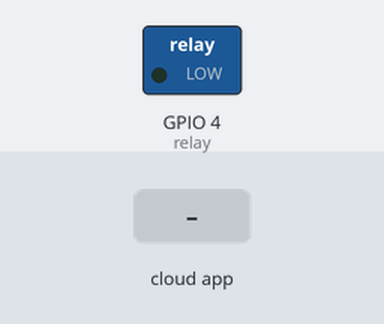
Simulated run of this sketch. Board: ESP8266 (NodeMCU). Shown: switched loads named in the sketch (green lamp = pin HIGH). Inputs (shaded band) come from the test bench.

Above: at 2.7 s.
2.8 s: the phone or cloud app sets 7 to 1
At 4.2 s:
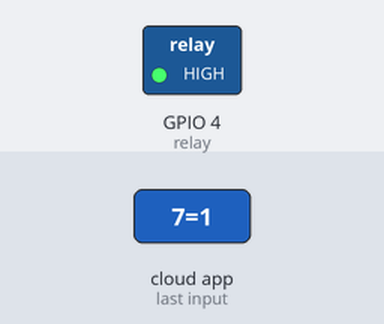
5.0 s: the phone or cloud app sets 7 to 0
At 6.7 s:
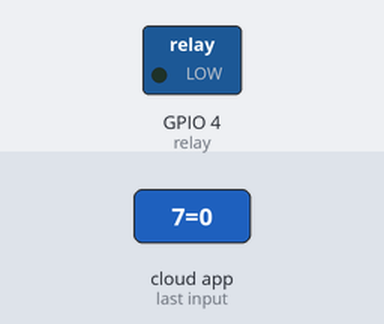
7.0 s: the phone or cloud app sets 8 to 1
At 8.5 s:
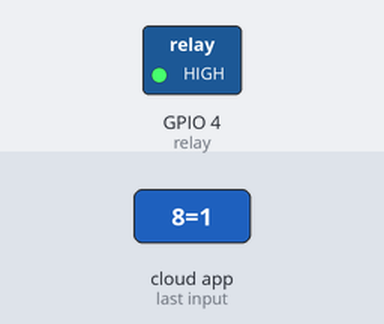
Timing chart, 0 to 10.0 s (numbered marks = the images above; inputs shaded):
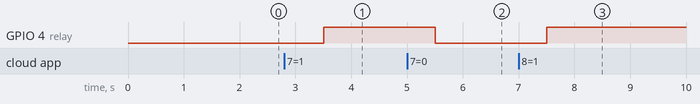

The sketch:

esp8266-12E_relay2+dht22.ino
```cpp
// Normand Labossiere VE2VAX / VA2NQ OCT-2018
#include <CayenneMQTTESP8266.h>
#define CAYENNE_DEBUG
#define CAYENNE_PRINT serial


#include <DHT.h>          // Librairie des capteurs DHT

#define input 5       //gpio5= INPUT SWITCH opto-coupleur
#define relay 4      // gpio4 = relay

char ssid[] = "ve2vax";
char wifiPassword[] = "12345678";

char username[] = "xxxxxx-xxxxxx-xxxxxx";
char password[] = "xxxxxx-xxxxxxx-xxxxx";
char clientID[] = "xxxxxx-xxxx-xxxxxxxx";


#define DHTPIN 2    // Pin gpio2 le led sur lequel est branché le DHT
// Dé-commentez la ligne qui correspond à votre capteur
//#define DHTTYPE DHT11       // DHT 11
#define DHTTYPE DHT22         // DHT 22  (AM2302)   Besoin d`installer  pour la sonde  DHT22 , librairie  adafruite_sensor

//Création des objets
DHT dht(DHTPIN, DHTTYPE);
unsigned long h = 0;
float t = 0;
void setup()
{
  // put your setup code here, to run once:
  Cayenne.begin(username, password, clientID, ssid, wifiPassword);
  pinMode(2, OUTPUT);
  digitalWrite(2, LOW);
  pinMode(4, OUTPUT);
  digitalWrite(4, LOW);
  pinMode(input, INPUT_PULLUP);  // pin input

 // ne pas utiliser pin4 , pin 5  ,
 // elles sont utiliser pour I2C
 // pin2 = led bleu ,running ok, connected to wifi
  dht.begin();

}

void loop() {
  // put your main code here, to run repeatedly:
  Cayenne.loop();

}


CAYENNE_IN(7)  // not used   optionnal output.
{
  int currentValue = getValue.asInt();
  if (currentValue == 1)
  {
    //do whatever you want when you turn on the button on cayenne dashboard
    digitalWrite(relay, HIGH );
  }
  else
  {
    //do whatever you want when you turn off the button on cayenne dashboard
    digitalWrite(relay, LOW);
  }
}
CAYENNE_IN(8)  //Relay
{
  int currentValue = getValue.asInt();
  if (currentValue == 1)
  {
    //do whatever you want when you turn on the button on cayenne dashboard
    digitalWrite(relay, HIGH);
  }
  else
  {
    //do whatever you want when you turn off the button on cayenne dashboard
    digitalWrite(relay, LOW);
  }
}
// These functions are called when the Cayenne widget requests data for the Virtual Pin.


CAYENNE_OUT(V1)
{
  //Lecture de l'humidité ambiante
     h = dht.readHumidity();
    // Lecture de la température en Celcius
    char str[5];     //result string 5 positions + \0 at the end
     // converti float to string type
     // format 5 positions with 2 decimal places
     //
     dtostrf(t, 4, 2, str );
     //
     t = dht.readTemperature();
    Cayenne.virtualWrite(V1, (str), TYPE_TEMPERATURE, UNIT_CELSIUS);
}

CAYENNE_OUT(V2)
{
  // Send the Humidity value to Cayenne
    h = dht.readHumidity();
    // Lecture de la température en Celcius
    t = dht.readTemperature();
    Cayenne.virtualWrite(V2, (h), TYPE_RELATIVE_HUMIDITY, UNIT_PERCENT);
}
CAYENNE_OUT(4)  //input  opto coupleur
{
  int val = digitalRead(input);                      // read the input pin
  Cayenne.virtualWrite(V4 , val, TYPE_DIGITAL_SENSOR, UNIT_DIGITAL);
}
```

Measured:
- after the input at 2.8 s, GPIO 4 (relay): LOW → HIGH after 0.70 s
- after the input at 5.0 s, GPIO 4 (relay): HIGH → LOW after 0.50 s
- after the input at 7.0 s, GPIO 4 (relay): LOW → HIGH after 0.51 s
